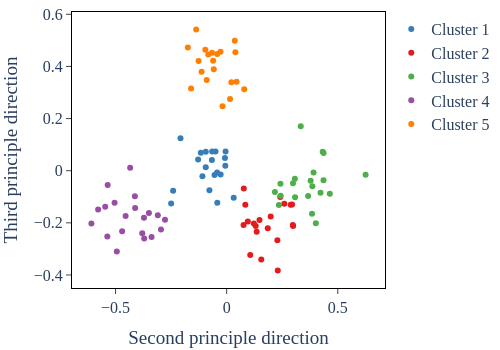

Write notebook code for a chart like this one.
### Code cell
# Plot the embedded points coloured by the Gaussian Mixture Model cluster labels 
fig = go.Figure()
for i in range(B):
    fig.add_trace(go.Scatter(x=current_embedded_array[0,labels[0]==i,x_direction], y=current_embedded_array[0,labels[0]==i,y_direction], mode='markers', marker=dict(color=colors[i]),name=f'Cluster {i+1}'))
layout = go.Layout(
    yaxis=dict(title='Third principle direction', showline=True, linewidth=1, linecolor='black',ticks='outside',mirror=True),
    xaxis=dict(title='Second principle direction',showline=True, linewidth=1, linecolor='black',ticks='outside',mirror=True,automargin=True),
    paper_bgcolor='white',  # Set background color to white
    plot_bgcolor='white',   # Set plot area color to white
    font_family="Serif", 
    font_size=16, 
    margin=dict(l=5, r=5, t=5, b=5),
    width =500, 
    height=350
)
fig.update_layout(layout)
fig.show()

### Figure 1 — Plotly figure (JSON) as saved in the notebook; plotly's stock layout.template omitted (floating-point values rounded to 4 significant figures)
{"data": [{"marker": {"color": "rgb(55, 126, 184)"}, "mode": "markers", "name": "Cluster 1", "type": "scatter", "x": [-0.1285, -0.05033, -0.007782, -0.006067, -0.004916, -0.2408, -0.05468, -0.06642, -0.02725, -0.2079, -0.0651, -0.0432, -0.07759, -0.25, -0.1163, -0.0422, -0.1091, -0.0939, -0.09403, 0.0317], "y": [0.04329, 0.07356, 0.04835, 0.01925, 0.07387, -0.07736, -0.01602, 0.04101, -0.01431, 0.1247, 0.0739, -0.007267, -0.07532, -0.1262, 0.06881, -0.1227, -0.02133, 0.07238, 0.01301, -0.1034]}, {"marker": {"color": "rgb(228, 26, 28)"}, "mode": "markers", "name": "Cluster 2", "type": "scatter", "x": [0.2411, 0.1351, 0.1476, 0.2299, 0.2975, 0.2881, 0.2944, 0.07603, 0.1307, 0.09517, 0.07714, 0.1849, 0.2992, 0.106, 0.2282, 0.2593, 0.1224, 0.08389, 0.1981, 0.1556], "y": [-0.1013, -0.2342, -0.1891, -0.3827, -0.2081, -0.1302, -0.13, -0.2082, -0.2118, -0.1944, -0.06846, -0.2207, -0.2126, -0.3231, -0.267, -0.1267, -0.2023, -0.1307, -0.1761, -0.3408]}, {"marker": {"color": "rgb(77, 175, 74)"}, "mode": "markers", "name": "Cluster 3", "type": "scatter", "x": [0.4322, 0.2421, 0.4362, 0.391, 0.3841, 0.3858, 0.3333, 0.6252, 0.3069, 0.2352, 0.4013, 0.3666, 0.3078, 0.4641, 0.4223, 0.2984, 0.243, 0.4358, 0.3777, 0.2171], "y": [0.07287, -0.04972, 0.06765, -0.006439, -0.1654, -0.06004, 0.1706, -0.01515, -0.03056, -0.1318, -0.2012, -0.09681, -0.1017, -0.08864, -0.08436, -0.04812, -0.09609, -0.03688, -0.03868, -0.08152]}, {"marker": {"color": "rgb(152, 78, 163)"}, "mode": "markers", "name": "Cluster 4", "type": "scatter", "x": [-0.2957, -0.3499, -0.5355, -0.5785, -0.3721, -0.4119, -0.5044, -0.4944, -0.3379, -0.2775, -0.413, -0.5467, -0.6087, -0.3098, -0.4706, -0.3712, -0.3801, -0.4548, -0.5371, -0.4343], "y": [-0.2254, -0.162, -0.05484, -0.149, -0.1805, -0.1434, -0.1232, -0.3098, -0.2547, -0.1879, -0.09844, -0.1383, -0.2027, -0.1709, -0.2324, -0.2605, -0.2396, -0.174, -0.2521, 0.01101]}, {"marker": {"color": "rgb(255, 127, 0)"}, "mode": "markers", "name": "Cluster 5", "type": "scatter", "x": [-0.01868, -0.04267, 0.03668, -0.0278, -0.0581, -0.06105, -0.06618, -0.1373, 0.04476, -0.09612, -0.08284, -0.1266, -0.1749, -0.1602, 0.07924, -0.1127, -0.08978, 0.02111, 0.03915, 0.01506], "y": [0.2474, 0.4479, 0.4985, 0.4562, 0.3893, 0.4215, 0.4522, 0.5415, 0.3412, 0.4642, 0.4462, 0.421, 0.4729, 0.3153, 0.3127, 0.3799, 0.3484, 0.3398, 0.4544, 0.2747]}], "layout": {"font": {"family": "Serif", "size": 16}, "height": 350, "margin": {"b": 5, "l": 5, "r": 5, "t": 5}, "paper_bgcolor": "white", "plot_bgcolor": "white", "width": 500, "xaxis": {"automargin": true, "linecolor": "black", "linewidth": 1, "mirror": true, "showline": true, "ticks": "outside", "title": {"text": "Second principle direction"}}, "yaxis": {"linecolor": "black", "linewidth": 1, "mirror": true, "showline": true, "ticks": "outside", "title": {"text": "Third principle direction"}}}}
